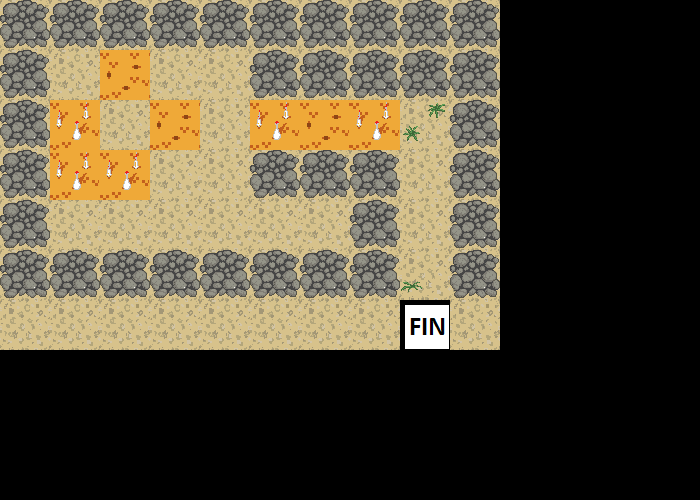

This game map was drawn from its Tiled (.tmx) file and the tilesets committed beside it. A one-line description and the full map source follow:
An orthogonal 14x10 tile map with 50x50 px tiles, 1 tile layer (Tile Layer 1).

<map version="1.0" orientation="orthogonal" renderorder="right-down" width="14" height="10" tilewidth="50" tileheight="50" nextobjectid="1">
 <tileset firstgid="1" name="tiledsheet" tilewidth="50" tileheight="50">
  <image source="../../data/tiledsheet.png" trans="ff00ff" width="1254" height="500" />
 </tileset>
 <layer name="Tile Layer 1" width="14" height="10">
  <data encoding="csv">
3,3,3,3,3,3,3,3,3,3,0,0,0,0,
3,1,105,1,1,3,3,3,3,3,0,0,0,0,
3,107,1,105,1,107,105,107,2,3,0,0,0,0,
3,107,107,1,1,3,3,3,1,3,0,0,0,0,
3,1,1,1,1,1,1,3,1,3,0,0,0,0,
3,3,3,3,3,3,3,3,4,3,0,0,0,0,
1,1,1,1,1,1,1,1,111,1,0,0,0,0,
0,0,0,0,0,0,0,0,0,0,0,0,0,0,
0,0,0,0,0,0,0,0,0,0,0,0,0,0,
0,0,0,0,0,0,0,0,0,0,0,0,0,0
</data>
 </layer>
</map>
